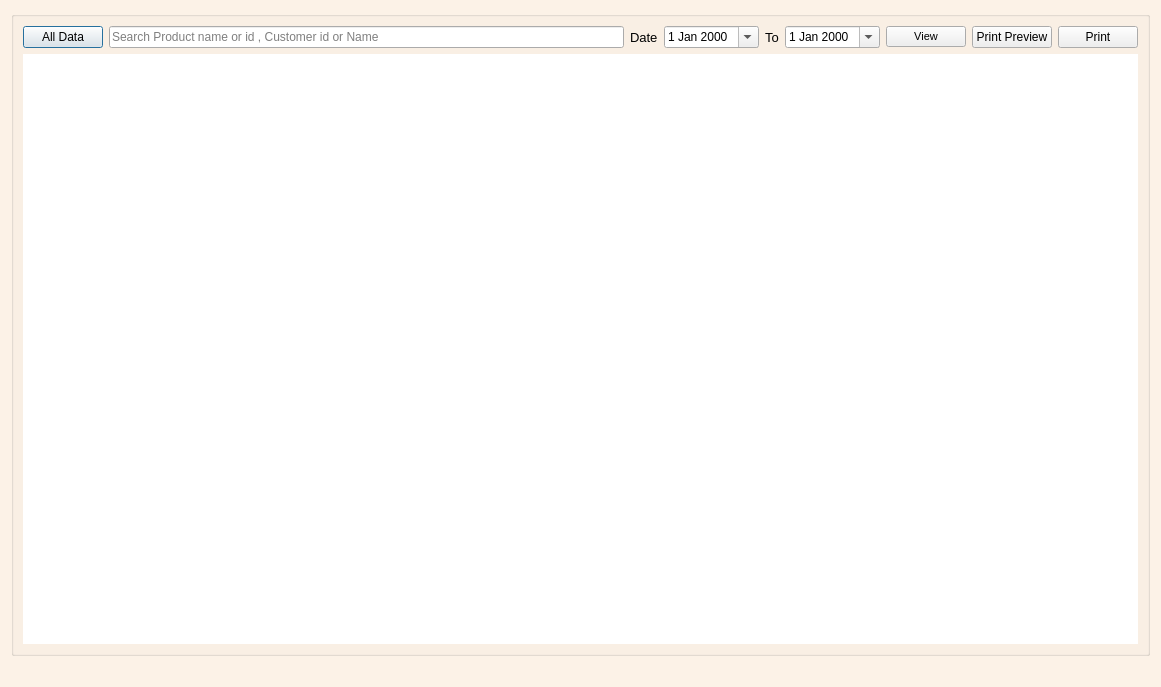
<?xml version="1.0" encoding="UTF-8"?>
<ui version="4.0">
 <class>Dialog</class>
 <widget class="QDialog" name="Dialog">
  <property name="windowModality">
   <enum>Qt::ApplicationModal</enum>
  </property>
  <property name="geometry">
   <rect>
    <x>0</x>
    <y>0</y>
    <width>1161</width>
    <height>687</height>
   </rect>
  </property>
  <property name="windowTitle">
   <string>Dialog</string>
  </property>
  <property name="styleSheet">
   <string notr="true">QDialog#Dialog{
background-color: rgb(252, 242, 231);
}</string>
  </property>
  <layout class="QGridLayout" name="gridLayout_4">
   <item row="0" column="0" colspan="2">
    <widget class="QGroupBox" name="groupBox">
     <property name="font">
      <font>
       <pointsize>8</pointsize>
      </font>
     </property>
     <property name="title">
      <string/>
     </property>
     <layout class="QGridLayout" name="gridLayout">
      <item row="0" column="0">
       <layout class="QHBoxLayout" name="horizontalLayout_2">
        <item>
         <layout class="QHBoxLayout" name="horizontalLayout">
          <item>
           <widget class="QPushButton" name="allb">
            <property name="text">
             <string>All Data</string>
            </property>
           </widget>
          </item>
          <item>
           <widget class="QLineEdit" name="searchv">
            <property name="font">
             <font>
              <pointsize>9</pointsize>
             </font>
            </property>
            <property name="placeholderText">
             <string>Search Product name or id , Customer id or Name</string>
            </property>
           </widget>
          </item>
          <item>
           <widget class="QLabel" name="label">
            <property name="font">
             <font>
              <pointsize>10</pointsize>
             </font>
            </property>
            <property name="text">
             <string>Date</string>
            </property>
           </widget>
          </item>
          <item>
           <widget class="QDateEdit" name="fromd">
            <property name="font">
             <font>
              <pointsize>9</pointsize>
             </font>
            </property>
            <property name="calendarPopup">
             <bool>true</bool>
            </property>
           </widget>
          </item>
          <item>
           <widget class="QLabel" name="label_2">
            <property name="font">
             <font>
              <pointsize>10</pointsize>
             </font>
            </property>
            <property name="text">
             <string>To</string>
            </property>
           </widget>
          </item>
          <item>
           <widget class="QDateEdit" name="tod">
            <property name="font">
             <font>
              <pointsize>9</pointsize>
             </font>
            </property>
            <property name="calendarPopup">
             <bool>true</bool>
            </property>
           </widget>
          </item>
          <item>
           <widget class="QPushButton" name="submitb">
            <property name="font">
             <font>
              <pointsize>8</pointsize>
             </font>
            </property>
            <property name="text">
             <string>View</string>
            </property>
           </widget>
          </item>
          <item>
           <widget class="QPushButton" name="printpreview">
            <property name="text">
             <string>Print Preview</string>
            </property>
           </widget>
          </item>
          <item>
           <widget class="QPushButton" name="print">
            <property name="text">
             <string>Print</string>
            </property>
           </widget>
          </item>
         </layout>
        </item>
       </layout>
      </item>
      <item row="1" column="0">
       <widget class="QTextEdit" name="textEdit">
        <property name="styleSheet">
         <string notr="true">
border:none;</string>
        </property>
        <property name="horizontalScrollBarPolicy">
         <enum>Qt::ScrollBarAlwaysOff</enum>
        </property>
        <property name="readOnly">
         <bool>true</bool>
        </property>
       </widget>
      </item>
     </layout>
    </widget>
   </item>
   <item row="1" column="0">
    <spacer name="horizontalSpacer">
     <property name="orientation">
      <enum>Qt::Horizontal</enum>
     </property>
     <property name="sizeHint" stdset="0">
      <size>
       <width>649</width>
       <height>20</height>
      </size>
     </property>
    </spacer>
   </item>
  </layout>
 </widget>
 <resources/>
 <connections/>
</ui>
